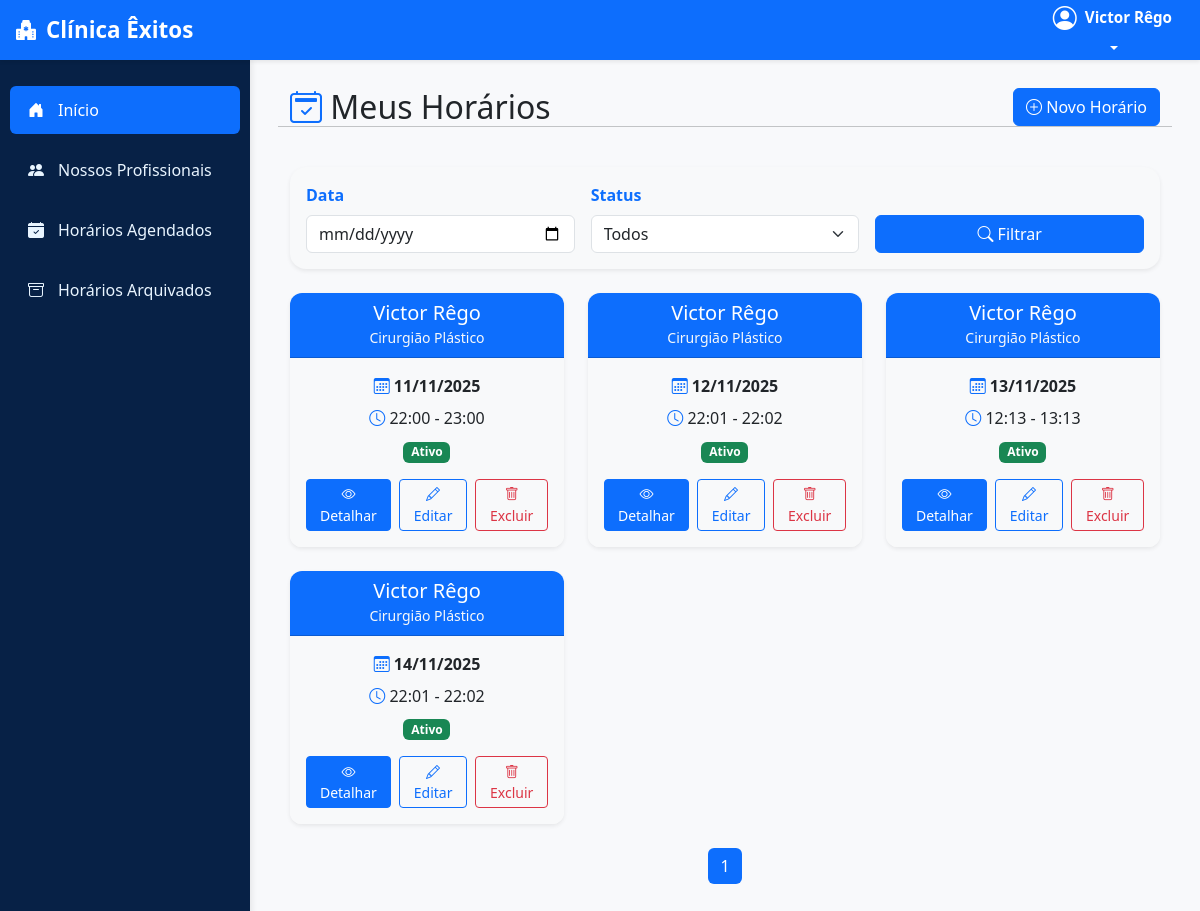
Before: /usuarios/horarios/ (signed in) with the older database file.
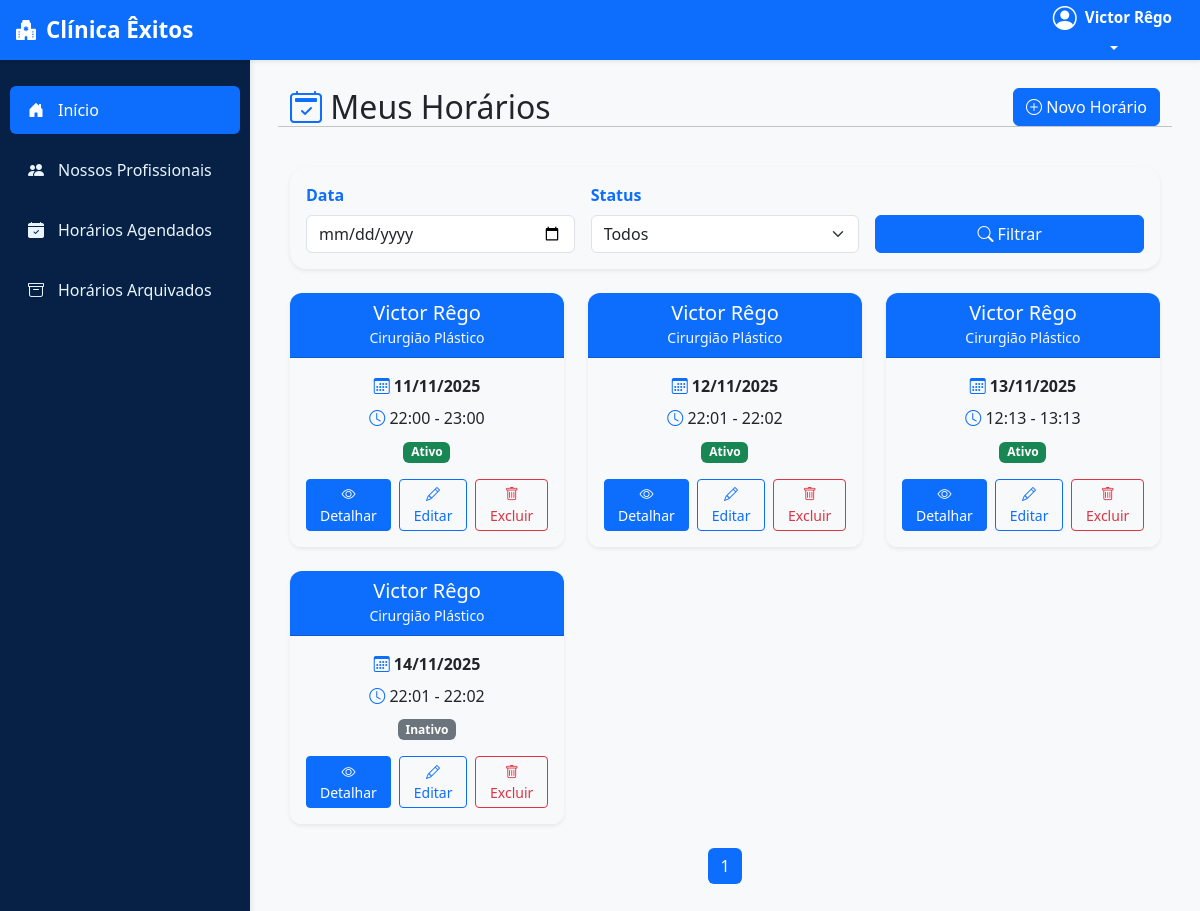
After: the same page with the newer database file.
### usuarios/models.py (models this page shows, shortened)
class HorarioDisponivel(models.Model):
    profissional = models.ForeignKey(
        UsuarioAdaptado,
        on_delete=models.CASCADE,
        limit_choices_to={'is_professional': True},
        related_name='usuarios_horarios'
    )
    data = models.DateField(verbose_name="Data do Atendimento")
    hora_inicio = models.TimeField(verbose_name="Hora de Início")
    hora_fim = models.TimeField(verbose_name="Hora de Término")
    ativo = models.BooleanField(default=True, verbose_name="Disponível")
    class Meta:
        verbose_name = "Horário Disponível"
        verbose_name_plural = "Horários Disponíveis"
        ordering = ['data', 'hora_inicio']

class UsuarioAdaptado(AbstractUser):
    cpf = models.CharField(max_length=11, unique=True, verbose_name="CPF")
    nome_cidade = models.CharField(max_length=100, blank=True, null=True)
    endereco = models.CharField(max_length=255, blank=True, null=True)
    nome_bairro = models.CharField(max_length=100, blank=True, null=True)
    data_nascimento = models.DateField(blank=True, null=True)
    foto_perfil = models.ImageField(upload_to='perfil/', null=True, blank=True, verbose_name="Foto de Perfil")
    is_professional = models.BooleanField(default=False)
    especializacao = models.CharField(max_length=255, blank=True, null=True, verbose_name="Especialização")
    crm = models.CharField(max_length=50, blank=True, null=True, verbose_name="CRM")
    telefone_contato = models.CharField(max_length=20, blank=True, null=True, verbose_name="Telefone de Contato")
    email_profissional = models.EmailField(blank=True, null=True, verbose_name="E-mail Profissional")
    biografia = models.TextField(blank=True, null=True, verbose_name="Biografia")

### usuarios/views.py (the view)
# urls.py: path('horarios/', agenda_views.listar_horarios, name='listar_horarios'),
@login_required
def listar_horarios(request):
    profissional_id = request.GET.get("profissional")
    data = request.GET.get("data")
    status = request.GET.get("status")
    if not request.user.is_professional:
        horarios = HorarioDisponivel.objects.filter(ativo=True).order_by("data", "hora_inicio")
        if profissional_id:
            horarios = horarios.filter(profissional_id=profissional_id)
        if data:
            horarios = horarios.filter(data=data)
        paginator = Paginator(horarios, 9)
        page_number = request.GET.get("page")
        horarios = paginator.get_page(page_number)
        profissionais = UsuarioAdaptado.objects.filter(is_professional=True).order_by("first_name")
        context = {
            "horarios": horarios,
            "profissionais": profissionais,
        }
        return render(request, "horarios_paciente/listar_horarios.html", context)
    else:
        horarios = HorarioDisponivel.objects.filter(profissional=request.user).order_by("data", "hora_inicio")
        if data:
            horarios = horarios.filter(data=data)
        if status == "ativo":
            horarios = horarios.filter(ativo=True)
        elif status == "inativo":
            horarios = horarios.filter(ativo=False)
        paginator = Paginator(horarios, 9)
        page_number = request.GET.get("page")
        horarios = paginator.get_page(page_number)
        context = {
            "horarios": horarios,
        }
        return render(request, "horarios_profissionais/listar_horarios.html", context)

### agenda/templates/horarios_profissionais/listar_horarios.html (shortened to what this page needs)
{% extends 'base.html' %}
{% block content %}
<div class="container-fluid">
    <div class="row mb-4">
        <div class="col-12 d-flex justify-content-between align-items-center">
            <h2 class="mb-0"><i class="bi bi-calendar2-check text-primary"></i> Meus Horários</h2>
            <a href="{% url 'criar_horario' %}" class="btn btn-primary">
                <i class="bi bi-plus-circle"></i> Novo Horário
            </a>
        </div>
        <hr>
    </div>
    <form method="get" class="card shadow-sm p-3 mb-4 border-0 rounded-4 bg-light">
        <div class="row g-3 align-items-end">
            <div class="col-md-4">
                <label class="form-label fw-semibold text-primary">Data</label>
                <input type="date" name="data" class="form-control" value="{{ request.GET.data }}">
            </div>
            <div class="col-md-4">
                <label class="form-label fw-semibold text-primary">Status</label>
                <select name="status" class="form-select">
                    <option value="">Todos</option>
                </select>
            </div>
            <div class="col-md-4">
                <button type="submit" class="btn btn-primary w-100">
                    <i class="bi bi-search"></i> Filtrar
                </button>
            </div>
        </div>
    </form>
    {% if horarios %}
        <div class="row g-4">
            {% for horario in horarios %}
                <div class="col-md-4">
                    <div class="card horario-card h-100 shadow-sm">
                        <div class="card-header bg-primary text-white text-center rounded-top">
                            <h5 class="mb-0">{{ horario.profissional.get_full_name }}</h5>
                            <small class="text-light">{{ horario.profissional.especializacao|default:"Especialização não informada" }}</small>
                        </div>
                        <div class="card-body text-center bg-light">
                            <p class="mb-2"><i class="bi bi-calendar3 text-primary"></i> <strong>{{ horario.data|date:"d/m/Y" }}</strong></p>
                            <p class="mb-2"><i class="bi bi-clock text-primary"></i> {{ horario.hora_inicio|time:"H:i" }} - {{ horario.hora_fim|time:"H:i" }}</p>
                            {% if horario.ativo %}
                                <span class="badge bg-success mb-3">Ativo</span>
                            {% else %}
                                <span class="badge bg-secondary mb-3">Inativo</span>
                            {% endif %}
                            <div class="d-flex gap-2 justify-content-center">
                                <a href="{% url 'detalhes_consulta' horario.pk %}" class="btn btn-sm btn-primary">
                                    <i class="bi bi-eye"></i> Detalhar
                                </a>
                                <a href="{% url 'editar_horario' horario.pk %}" class="btn btn-sm btn-outline-primary">
                                    <i class="bi bi-pencil"></i> Editar
                                </a>
                                <a href="{% url 'deletar_horario' horario.pk %}" class="btn btn-sm btn-outline-danger">
                                    <i class="bi bi-trash"></i> Excluir
                                </a>
                            </div>
                        </div>
                    </div>
                </div>
            {% endfor %}
        </div>
        <div class="mt-4 d-flex justify-content-center">
            <nav>
                <ul class="pagination pagination-rounded">
                    {% for num in horarios.paginator.page_range %}
                        <li class="page-item {% if horarios.number == num %}active{% endif %}">
                            <a class="page-link" href="?page={{ num }}">{{ num }}</a>
                        </li>
                    {% endfor %}
                </ul>
            </nav>
        </div>
    {% else %}
        <div class="alert alert-info text-center"><i class="bi bi-info-circle"></i> Nenhum horário encontrado.</div>
    {% endif %}
</div>
{% endblock %}

Changed rows visible on the page:
changed HorarioDisponivel (number 4 of 4 on the later page): ativo "Ativo" → "Inativo"
